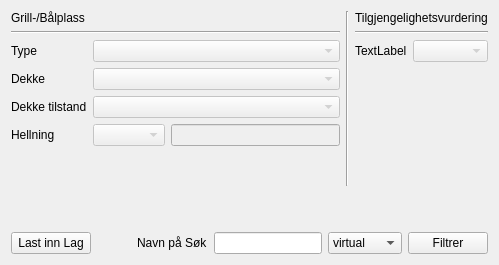
             <widget class="QWidget" name="tab_13">
              <attribute name="title">
               <string>Grill-/Bålplass</string>
              </attribute>
              <layout class="QVBoxLayout" name="verticalLayout_59">
               <item>
                <layout class="QVBoxLayout" name="verticalLayout_58">
                 <item>
                  <layout class="QHBoxLayout" name="horizontalLayout_88">
                   <item>
                    <layout class="QVBoxLayout" name="verticalLayout_56">
                     <item>
                      <layout class="QVBoxLayout" name="verticalLayout_54">
                       <item>
                        <widget class="QLabel" name="label_130">
                         <property name="text">
                          <string>Grill-/Bålplass</string>
                         </property>
                        </widget>
                       </item>
                       <item>
                        <widget class="Line" name="line_37">
                         <property name="orientation">
                          <enum>Qt::Horizontal</enum>
                         </property>
                        </widget>
                       </item>
                       <item>
                        <layout class="QFormLayout" name="formLayout_24">
                         <item row="0" column="0">
                          <widget class="QLabel" name="label_124">
                           <property name="text">
                            <string>Type</string>
                           </property>
                          </widget>
                         </item>
                         <item row="0" column="1">
                          <widget class="QComboBox" name="comboBox_42">
                           <property name="enabled">
                            <bool>false</bool>
                           </property>
                          </widget>
                         </item>
                         <item row="1" column="0">
                          <widget class="QLabel" name="label_125">
                           <property name="text">
                            <string>Dekke</string>
                           </property>
                          </widget>
                         </item>
                         <item row="1" column="1">
                          <widget class="QComboBox" name="comboBox_43">
                           <property name="enabled">
                            <bool>false</bool>
                           </property>
                          </widget>
                         </item>
                         <item row="2" column="0">
                          <widget class="QLabel" name="label_126">
                           <property name="text">
                            <string>Dekke tilstand</string>
                           </property>
                          </widget>
                         </item>
                         <item row="2" column="1">
                          <widget class="QComboBox" name="comboBox_44">
                           <property name="enabled">
                            <bool>false</bool>
                           </property>
                          </widget>
                         </item>
                         <item row="3" column="0">
                          <widget class="QLabel" name="label_127">
                           <property name="text">
                            <string>Hellning</string>
                           </property>
                          </widget>
                         </item>
                         <item row="3" column="1">
                          <layout class="QHBoxLayout" name="horizontalLayout_87">
                           <item>
                            <widget class="QComboBox" name="comboBox_45">
                             <property name="enabled">
                              <bool>false</bool>
                             </property>
                            </widget>
                           </item>
                           <item>
                            <widget class="QLineEdit" name="lineEdit_17">
                             <property name="enabled">
                              <bool>false</bool>
                             </property>
                            </widget>
                           </item>
                          </layout>
                         </item>
                        </layout>
                       </item>
                      </layout>
                     </item>
                     <item>
                      <spacer name="verticalSpacer_33">
                       <property name="orientation">
                        <enum>Qt::Vertical</enum>
                       </property>
                       <property name="sizeHint" stdset="0">
                        <size>
                         <width>20</width>
                         <height>40</height>
                        </size>
                       </property>
                      </spacer>
                     </item>
                    </layout>
                   </item>
                   <item>
                    <widget class="Line" name="line_39">
                     <property name="orientation">
                      <enum>Qt::Vertical</enum>
                     </property>
                    </widget>
                   </item>
                   <item>
                    <layout class="QVBoxLayout" name="verticalLayout_57">
                     <item>
                      <layout class="QVBoxLayout" name="verticalLayout_55">
                       <item>
                        <widget class="QLabel" name="label_129">
                         <property name="text">
                          <string>Tilgjengelighetsvurdering</string>
                         </property>
                        </widget>
                       </item>
                       <item>
                        <widget class="Line" name="line_38">
                         <property name="orientation">
                          <enum>Qt::Horizontal</enum>
                         </property>
                        </widget>
                       </item>
                       <item>
                        <layout class="QFormLayout" name="formLayout_25">
                         <item row="0" column="0">
                          <widget class="QLabel" name="label_128">
                           <property name="text">
                            <string>TextLabel</string>
                           </property>
                          </widget>
                         </item>
                         <item row="0" column="1">
                          <widget class="QComboBox" name="comboBox_46">
                           <property name="enabled">
                            <bool>false</bool>
                           </property>
                          </widget>
                         </item>
                        </layout>
                       </item>
                      </layout>
                     </item>
                     <item>
                      <spacer name="verticalSpacer_34">
                       <property name="orientation">
                        <enum>Qt::Vertical</enum>
                       </property>
                       <property name="sizeHint" stdset="0">
                        <size>
                         <width>20</width>
                         <height>40</height>
                        </size>
                       </property>
                      </spacer>
                     </item>
                    </layout>
                   </item>
                  </layout>
                 </item>
                 <item>
                  <spacer name="verticalSpacer_35">
                   <property name="orientation">
                    <enum>Qt::Vertical</enum>
                   </property>
                   <property name="sizeHint" stdset="0">
                    <size>
                     <width>20</width>
                     <height>40</height>
                    </size>
                   </property>
                  </spacer>
                 </item>
                 <item>
                  <layout class="QHBoxLayout" name="horizontalLayout_89">
                   <item>
                    <widget class="QPushButton" name="pushButton_LastInngang_4">
                     <property name="text">
                      <string>Last inn Lag</string>
                     </property>
                    </widget>
                   </item>
                   <item>
                    <spacer name="horizontalSpacer_9">
                     <property name="orientation">
                      <enum>Qt::Horizontal</enum>
                     </property>
                     <property name="sizeHint" stdset="0">
                      <size>
                       <width>40</width>
                       <height>20</height>
                      </size>
                     </property>
                    </spacer>
                   </item>
                   <item>
                    <layout class="QHBoxLayout" name="horizontalLayout_90">
                     <item>
                      <widget class="QLabel" name="label_131">
                       <property name="text">
                        <string>Navn på Søk</string>
                       </property>
                      </widget>
                     </item>
                     <item>
                      <widget class="QLineEdit" name="lineEdit_navn_paa_sok_inngang_3"/>
                     </item>
                     <item>
                      <widget class="QComboBox" name="comboBox_sok_metode_3">
                       <item>
                        <property name="text">
                         <string>virtual</string>
                        </property>
                       </item>
                       <item>
                        <property name="text">
                         <string>memory</string>
                        </property>
                       </item>
                      </widget>
                     </item>
                     <item>
                      <widget class="QPushButton" name="pushButton_filtrerInngang_3">
                       <property name="text">
                        <string>Filtrer</string>
                       </property>
                      </widget>
                     </item>
                    </layout>
                   </item>
                  </layout>
                 </item>
                </layout>
               </item>
              </layout>
             </widget>
